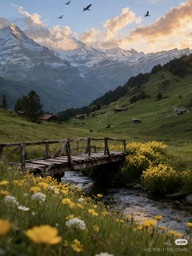
#> input picture lab week4/lab4.jpg, 192 x 256 px, shrunk from 1279 x 1706 before the run; its folder holds 3 pictures in this run
$ python report4.py
#> lines starting #> are read from the running program, lines starting #| are printed output that depends on the picture
import cv2
import numpy as np
import matplotlib.pyplot as plt

# ===================== 全局设置 =====================
plt.rcParams['font.sans-serif'] = ['DejaVu Sans']
plt.rcParams['axes.unicode_minus'] = False

# ===================== 下采样函数 =====================
def downsample_direct(img, scale):
    """
    直接下采样（无预滤波）
    缺点：不滤波直接缩小，会产生高频混叠（锯齿）
    """
    h, w = img.shape
    new_h, new_w = int(h / scale), int(w / scale)
    # 双线性插值缩小图像
    downsampled = cv2.resize(img, (new_w, new_h), interpolation=cv2.INTER_LINEAR)
    return downsampled

def downsample_with_gaussian(img, scale):
    """
    高斯滤波 + 下采样
    优点：先平滑滤除高频，再缩小，可有效抑制混叠
    """
    h, w = img.shape
    new_h, new_w = int(h / scale), int(w / scale)
    # 高斯滤波（去除高频噪声/细节）
    smoothed = cv2.GaussianBlur(img, (5, 5), 1)
    # 下采样
    downsampled = cv2.resize(smoothed, (new_w, new_h), interpolation=cv2.INTER_LINEAR)
    return downsampled, smoothed

# ===================== 图像恢复（插值放大）函数 =====================
def restore_image(small_img, original_size, method):
    """
    使用不同插值方法将小图恢复为原图尺寸
    支持：最近邻、双线性、双三次
    """
    h, w = original_size
    if method == "Nearest":
        restored = cv2.resize(small_img, (w, h), interpolation=cv2.INTER_NEAREST)
    elif method == "Bilinear":
        restored = cv2.resize(small_img, (w, h), interpolation=cv2.INTER_LINEAR)
    elif method == "Bicubic":
        restored = cv2.resize(small_img, (w, h), interpolation=cv2.INTER_CUBIC)
    else:
        raise ValueError("不支持的插值方法")
    return restored

# ===================== 质量评价指标 =====================
def calculate_mse_psnr(img1, img2):
    """
    计算图像的MSE（均方误差）和PSNR（峰值信噪比）
    PSNR越高，图像恢复质量越好
    """
    img1 = img1.astype(np.float64)
    img2 = img2.astype(np.float64)
    mse = np.mean((img1 - img2) ** 2)
    if mse == 0:
        psnr = float('inf')
    else:
        psnr = 20 * np.log10(255.0 / np.sqrt(mse))
    return mse, psnr

# ===================== FFT 傅里叶变换分析 =====================
def compute_fft_spectrum(img):
    """
    计算二维FFT频谱
    步骤：FFT变换 → 移频中心 → 取幅度 → 对数增强显示
    """
    gray = img.copy().astype(np.float32)
    fft = np.fft.fft2(gray)          # 二维离散傅里叶变换
    fft_shift = np.fft.fftshift(fft) # 将零频移到图像中心
    mag = np.abs(fft_shift)          # 幅度谱
    log_mag = 20 * np.log10(mag + 1e-8)# 对数缩放，便于观察
    return log_mag

def show_spectrum_comparison(original, direct_down, gauss_down, restored_bilinear, scale):
    """
    显示FFT频谱对比图
    包含：原图、直接下采样、高斯下采样、双线性恢复图的频谱
    """
    spec_ori = compute_fft_spectrum(original)
    spec_dd = compute_fft_spectrum(direct_down)
    spec_gd = compute_fft_spectrum(gauss_down)
    spec_rest = compute_fft_spectrum(restored_bilinear)

    plt.figure(figsize=(16, 10))
    plt.subplot(2,2,1)
    plt.imshow(spec_ori, cmap='jet')
    plt.title('Original\nSpectrum (Log Magnitude)')
    plt.axis('off')

    plt.subplot(2,2,2)
    plt.imshow(spec_dd, cmap='jet')
    plt.title(f'Direct Down 1/{scale}\nSpectrum')
    plt.axis('off')

    plt.subplot(2,2,3)
    plt.imshow(spec_gd, cmap='jet')
    plt.title(f'Gaussian Down 1/{scale}\nSpectrum')
    plt.axis('off')

    plt.subplot(2,2,4)
    plt.imshow(spec_rest, cmap='jet')
    plt.title(f'Bilinear Restored\nSpectrum')
    plt.axis('off')

    plt.suptitle(f'FFT Spectrum Comparison (Scale 1/{scale})', fontsize=16)
    plt.tight_layout()
    plt.savefig(f'FFT_Spectrum_Scale_{scale}.png', dpi=150, bbox_inches='tight')
    plt.show()

# ===================== DCT 离散余弦变换分析 =====================
def compute_dct(img):
    """
    计算二维DCT（离散余弦变换）
    DCT常用于图像压缩，能量集中在左上角低频区
    """
    img_float = img.astype(np.float32)
    dct = cv2.dct(img_float)          # 二维DCT变换
    log_dct = np.log(np.abs(dct) + 1e-8)# 对数显示DCT系数
    return dct, log_dct

def calculate_low_freq_energy_ratio(dct_coeff, ratio=0.1):
    """
    计算左上角低频区域能量占总能量的比例
    低频区域：图像左上角 10% 大小区域
    能量 = 系数平方和
    """
    h, w = dct_coeff.shape
    low_h, low_w = int(h * ratio), int(w * ratio)

    # 低频能量（左上角）
    low_energy = np.sum(np.abs(dct_coeff[:low_h, :low_w]) ** 2)
    # 总能量
    total_energy = np.sum(np.abs(dct_coeff) ** 2)

    return low_energy / (total_energy + 1e-10), low_h, low_w

def show_dct_comparison(original, restored_dict, scale, down_type="Direct"):
    """
    显示DCT对比图：原图 vs 三种插值恢复图像
    展示DCT系数图 + 低频能量占比
    """
    ori_dct, ori_log = compute_dct(original)
    ori_ratio, lh, lw = calculate_low_freq_energy_ratio(ori_dct)

    methods = ["Nearest", "Bilinear", "Bicubic"]
    dct_results = [compute_dct(restored_dict[m]) for m in methods]
    ratios = [calculate_low_freq_energy_ratio(dct)[0] for dct, _ in dct_results]

    plt.figure(figsize=(18, 10))
    # 原图DCT
    plt.subplot(2,4,1)
    plt.imshow(ori_log, cmap='viridis')
    plt.title(f'Original DCT\nLow freq ratio: {ori_ratio:.3f}')
    plt.axis('off')

    # 三种恢复方法的DCT
    for i, (m, (dct, log_dct), r) in enumerate(zip(methods, dct_results, ratios)):
        plt.subplot(2,4,2+i)
        plt.imshow(log_dct, cmap='viridis')
        plt.title(f'{m}\nRatio: {r:.3f}')
        plt.axis('off')

    # 空间域原图
    plt.subplot(2,4,5)
    plt.imshow(original, cmap='gray')
    plt.title('Original Image')
    plt.axis('off')

    # 空间域恢复图
    for i, (m, im) in enumerate(zip(methods, [restored_dict[m] for m in methods])):
        plt.subplot(2,4,6+i)
        plt.imshow(im, cmap='gray')
        plt.title(f'{m} Restored')
        plt.axis('off')

    plt.suptitle(f'DCT Analysis - {down_type} Downsampling 1/{scale}\nLow-freq region: {lh}x{lw}', fontsize=16)
    plt.tight_layout()
    plt.savefig(f'DCT_{down_type}_Scale_{scale}.png', dpi=150, bbox_inches='tight')
    plt.show()

# ===================== 主函数 =====================
def main():
    print("Reading grayscale image...")
    # 读取灰度图
    img = cv2.imread('lab4.jpg', cv2.IMREAD_GRAYSCALE)
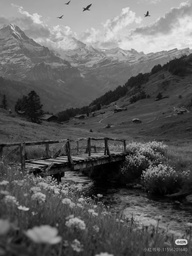
#> img: shape (256, 192); min 0, max 238, mean 94

    if img is None:
        print("Error: lab4.jpg not found")
        return

    original_size = img.shape
#> original_size = (256, 192)
    print(f"Original size: {original_size}")
#| Original size: (256, 192)

    # 下采样倍数：2倍、4倍
    scales = [2, 4]
    # 插值方法
    methods = ["Nearest", "Bilinear", "Bicubic"]

    # 存储所有结果
    all_direct = {}
    all_gauss = {}

    for s in scales:
        print(f"\nScale factor: 1/{s}")
        # 1. 两种下采样方式
        dd = downsample_direct(img, s)       # 直接下采样
        gd, _ = downsample_with_gaussian(img, s)# 高斯下采样

        # 2. 三种插值方法恢复图像
        rest_d = {m: restore_image(dd, original_size, m) for m in methods}
        rest_g = {m: restore_image(gd, original_size, m) for m in methods}

        all_direct[s] = rest_d
        all_gauss[s] = rest_g

        # 3. 输出质量指标MSE/PSNR
        print("\nDirect downsampling + restoration:")
        for m in methods:
            mse, psnr = calculate_mse_psnr(img, rest_d[m])
            print(f"  {m}: MSE={mse:.2f}, PSNR={psnr:.2f}dB")

        print("\nGaussian downsampling + restoration:")
        for m in methods:
            mse, psnr = calculate_mse_psnr(img, rest_g[m])
            print(f"  {m}: MSE={mse:.2f}, PSNR={psnr:.2f}dB")

        # 4. 显示空间域对比图
        plt.figure(figsize=(18, 10))
        plt.subplot(3,5,1)
        plt.imshow(img, cmap='gray')
        plt.title(f'Original\n{img.shape}')
        plt.axis('off')

        plt.subplot(3,5,2)
        plt.imshow(dd, cmap='gray')
        plt.title(f'Direct 1/{s}\n{dd.shape}')
        plt.axis('off')

        for i, m in enumerate(methods):
            im = rest_d[m]
            mse, psnr = calculate_mse_psnr(img, im)
            plt.subplot(3,5,3+i)
            plt.imshow(im, cmap='gray')
            plt.title(f'{m}\nMSE={mse:.1f}\nPSNR={psnr:.1f}')
            plt.axis('off')

        plt.subplot(3,5,5+2)
        plt.imshow(gd, cmap='gray')
        plt.title(f'Gaussian 1/{s}\n{gd.shape}')
        plt.axis('off')

        for i, m in enumerate(methods):
            im = rest_g[m]
            mse, psnr = calculate_mse_psnr(img, im)
            plt.subplot(3,5,5+3+i)
            plt.imshow(im, cmap='gray')
            plt.title(f'{m}\nMSE={mse:.1f}\nPSNR={psnr:.1f}')
            plt.axis('off')

        plt.suptitle(f'Downsampling & Interpolation Comparison (Scale 1/{s})', fontsize=16)
        plt.tight_layout()
        plt.show()

        # 5. 显示FFT频谱分析
        show_spectrum_comparison(img, dd, gd, rest_d["Bilinear"], s)

        # 6. 显示DCT变换分析
        show_dct_comparison(img, rest_d, s, down_type="Direct")
        show_dct_comparison(img, rest_g, s, down_type="Gaussian")
#> this loop made 2 passes
#> pass 1, in downsample_with_gaussian, `smoothed = cv2.GaussianBlur(img, (5, 5), 1)`:
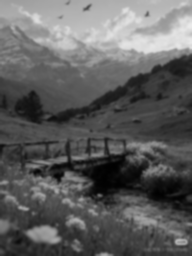
#> smoothed: shape (256, 192); min 1, max 235, mean 94
#> pass 1, in show_spectrum_comparison, `plt.savefig(f'FFT_Spectrum_Scale_{scale}.png', dpi=150, bbox_inches='t..`:
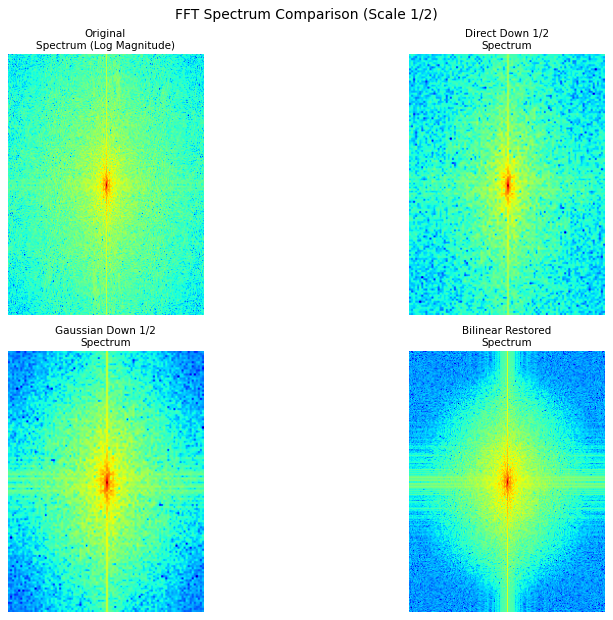
#> figure drawn by matplotlib, 4 panels
#> pass 1, in show_dct_comparison, `plt.savefig(f'DCT_{down_type}_Scale_{scale}.png', dpi=150, bbox_inches..`:
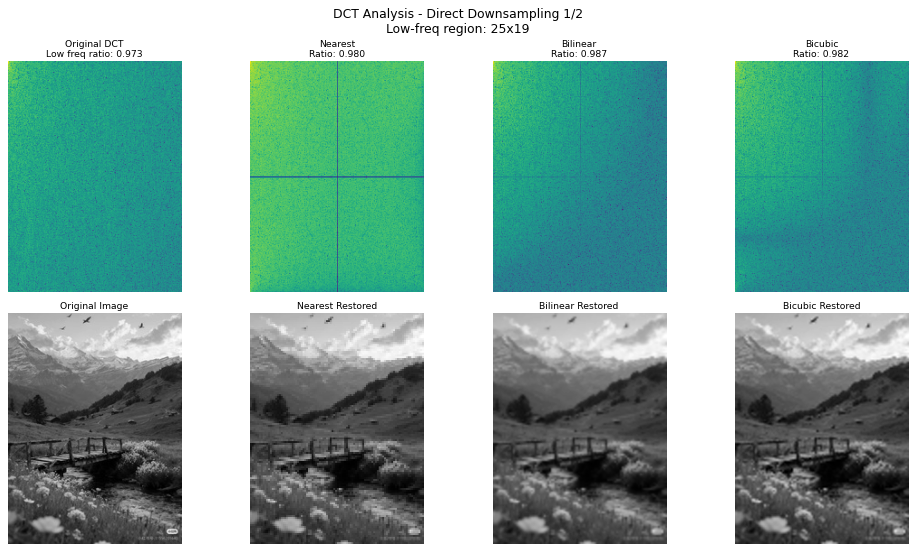
#> figure drawn by matplotlib, 8 panels
#> after the loop:
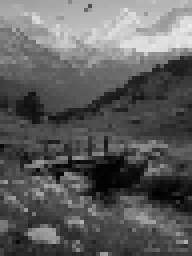
#> dd: shape (64, 48) (shown 4 times larger); min 1, max 235, mean 94.1
#> after the loop, all_direct = 2 items; all_gauss = 2 items

    # ===================== 保存3张综合大图 =====================
    print("\nGenerating and saving 3 comprehensive figures...")

    # 图1：所有方法综合对比图
    plt.figure(figsize=(20, 12))
    plt.suptitle('Overall Comparison: All Methods', fontsize=20)
    plt.subplot(3,6,1)
    plt.imshow(img, cmap='gray')
    plt.title('Original')
    plt.axis('off')

    for i, m in enumerate(methods):
        im = all_direct[2][m]
        mse, psnr = calculate_mse_psnr(img, im)
        plt.subplot(3,6,2+i)
        plt.imshow(im, cmap='gray')
        plt.title(f'Direct 1/2 + {m}\nMSE={mse:.1f}')
        plt.axis('off')
#> this loop made 3 passes
#> (mse, psnr) on passes 1 to 3: (94.67, 28.37), (89.66, 28.6), (71.91, 29.56)

    for i, m in enumerate(methods):
        im = all_direct[4][m]
        mse, psnr = calculate_mse_psnr(img, im)
        plt.subplot(3,6,7+i)
        plt.imshow(im, cmap='gray')
        plt.title(f'Direct 1/4 + {m}\nMSE={mse:.1f}')
        plt.axis('off')
#> this loop made 3 passes
#> (mse, psnr) on passes 1 to 3: (258.5, 24.01), (199.9, 25.12), (200.4, 25.11)

    for i, m in enumerate(methods):
        im = all_gauss[2][m]
        mse, psnr = calculate_mse_psnr(img, im)
        plt.subplot(3,6,13+i)
        plt.imshow(im, cmap='gray')
        plt.title(f'Gaussian 1/2 + {m}\nMSE={mse:.1f}')
        plt.axis('off')
#> this loop made 3 passes
#> (mse, psnr) on passes 1 to 3: (121.7, 27.28), (125.1, 27.16), (103.6, 27.98)

    plt.tight_layout()
    plt.savefig('01_Overall_Comparison.png', dpi=150, bbox_inches='tight')
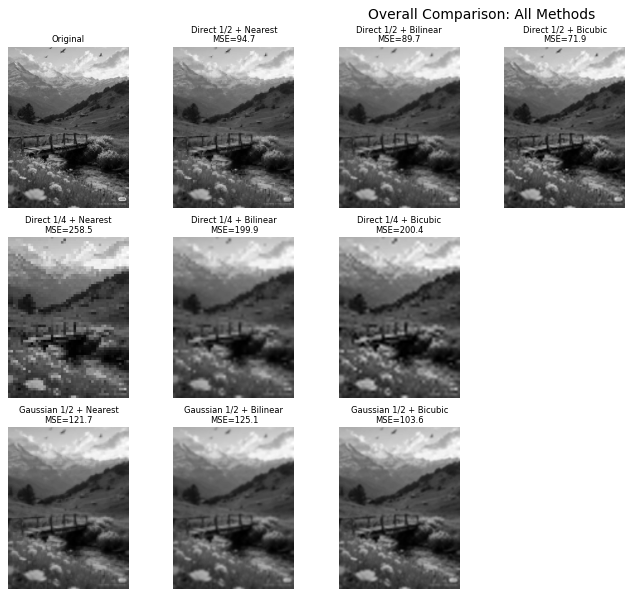
#> figure drawn by matplotlib, 10 panels
    plt.close()

    # 图2：直接下采样恢复对比图
    plt.figure(figsize=(18,10))
    plt.suptitle('Direct Downsampling Restoration', fontsize=18)
    for i,m in enumerate(methods):
        im = all_direct[2][m]
        mse,psnr = calculate_mse_psnr(img,im)
        plt.subplot(2,3,1+i)
        plt.imshow(im,cmap='gray')
        plt.title(f'1/2 + {m}\nPSNR={psnr:.1f}')
        plt.axis('off')
    for i,m in enumerate(methods):
        im = all_direct[4][m]
        mse,psnr = calculate_mse_psnr(img,im)
        plt.subplot(2,3,4+i)
        plt.imshow(im,cmap='gray')
        plt.title(f'1/4 + {m}\nPSNR={psnr:.1f}')
        plt.axis('off')
    plt.tight_layout()
    plt.savefig('02_Direct_Downsampling_Comparison.png',dpi=150,bbox_inches='tight')
    plt.close()

    # 图3：高斯下采样恢复对比图
    plt.figure(figsize=(18,10))
    plt.suptitle('Gaussian Downsampling Restoration', fontsize=18)
    for i,m in enumerate(methods):
        im = all_gauss[2][m]
        mse,psnr = calculate_mse_psnr(img,im)
        plt.subplot(2,3,1+i)
        plt.imshow(im,cmap='gray')
        plt.title(f'1/2 + {m}\nPSNR={psnr:.1f}')
        plt.axis('off')
    for i,m in enumerate(methods):
        im = all_gauss[4][m]
        mse,psnr = calculate_mse_psnr(img,im)
        plt.subplot(2,3,4+i)
        plt.imshow(im,cmap='gray')
        plt.title(f'1/4 + {m}\nPSNR={psnr:.1f}')
        plt.axis('off')
#> this loop made 3 passes
#> (mse, psnr) on passes 1 to 3: (214.9, 24.81), (191.3, 25.31), (171.9, 25.78)
    plt.tight_layout()
    plt.savefig('03_Gaussian_Downsampling_Comparison.png',dpi=150,bbox_inches='tight')
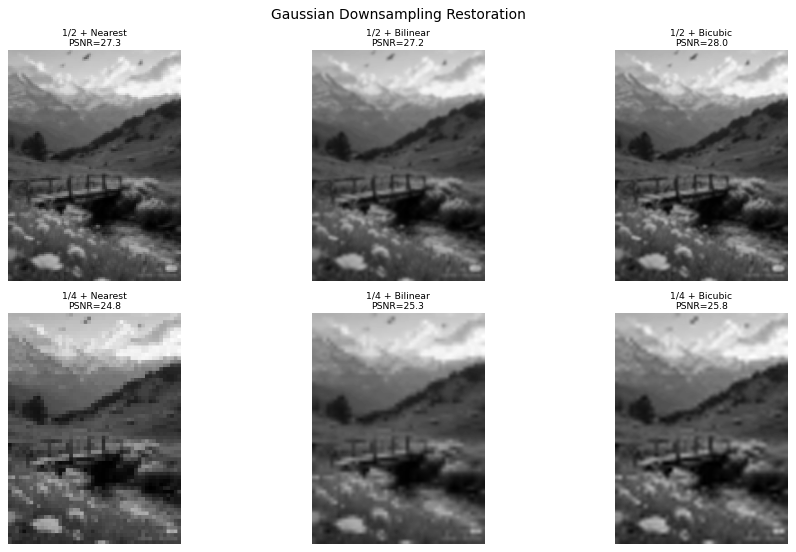
#> figure drawn by matplotlib, 6 panels
    plt.close()

    print("All figures saved successfully!")

    # ===================== 实验结论 =====================
    print("\n======== 实验结论 ========")
    print("1. 双三次插值（Bicubic）的PSNR最高，恢复质量最好")
    print("2. 高斯下采样能抑制混叠，但会丢失高频细节")
    print("3. 下采样倍数越大，高频损失越严重，恢复效果越差")
    print("\n======== FFT频谱分析 ========")
    print("1. 直接下采样保留高频 → 产生混叠")
    print("2. 高斯下采样滤除高频 → 无混叠但模糊")
    print("3. 插值恢复无法重建丢失的高频")
    print("\n======== DCT分析 ========")
    print("1. 原图高低频能量均衡")
    print("2. 恢复图像低频能量占比显著上升（高频丢失）")
    print("3. 双三次插值保留高频最多，效果最优")

if __name__ == "__main__":
    main()
